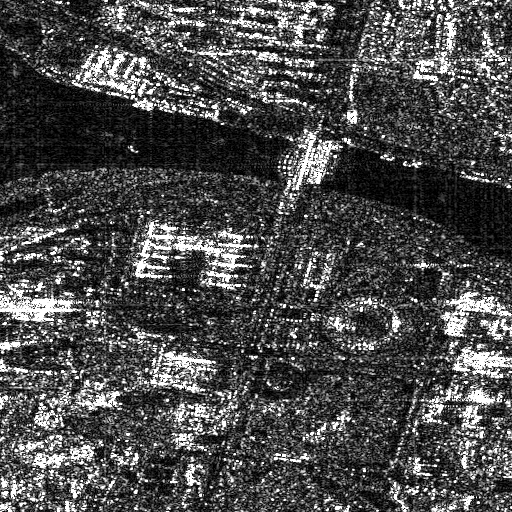
#> input picture data/tiff/1_patch_3584_0_512_hh_amp.tiff, 512 x 512 px, found by its file name; its folder holds 4 pictures in this run
$ python diag_phase_decoding.py
#> lines starting #> are read from the running program, lines starting #| are printed output that depends on the picture
"""Phase decoding audit: the bundled uint8 `*_pha.tiff` files are FULL-RANGE
[0, 2*pi) SLC phase, not folded to [0, pi].

Sessions up to 2026-09-02 decoded the phase as `pha/255*pi` (a [0, pi] fold),
which correlates ~0.02 with the quadrant angle implied by |Re|,|Im| -- and led
to the conclusion that the phase is "inconsistent with the components" and can
only be used as a spatial map (doubled-angle 2*phi). That conclusion was an
artefact of the wrong scale factor.

Decoding phi = pha/255 * 2*pi reproduces the components at corr 0.996 and the
four phase quadrants are uniformly occupied (~25% each), i.e. the sign
information is present. The complex SLC is therefore recoverable as

    S = amp * exp(1j * phi)                      (convention: |Re| ~ |sin phi|,
                                                  |Im| ~ |cos phi|; the global
                                                  90-degree rotation is the same
                                                  for all four channels and
                                                  cancels in every coherence)

Run:  python scripts/experiments/diag_phase_decoding.py
"""
import os
import numpy as np
from PIL import Image

try:
    from scipy.ndimage import uniform_filter
except ImportError:                                        # pragma: no cover
    raise SystemExit("scipy is required for this diagnostic")

TIFF_DIR = os.environ.get("SSPM_TIFF_DIR", "data/tiff")
PREFIX = os.environ.get("SSPM_PREFIX", "1_patch_3584_0_512_")
POLS = ("hh", "hv", "vh", "vv")


def _read(pol, comp):
#> called with pol = 'hh', comp = 'amp'
    return np.array(Image.open(
        os.path.join(TIFF_DIR, f"{PREFIX}{pol}_{comp}.tiff"))).astype(np.float64)


def slc(pol):
    """Complex SLC recovered from the amplitude and the full-range phase."""
    return _read(pol, "amp") * np.exp(1j * _read(pol, "pha") / 255.0 * 2 * np.pi)


# [27 lines left out: functions align, coherence, enl, not called in this run]


def scale_test():
    """[0,pi] vs [0,2pi): which decoding matches the components?"""
    print("== 1. Decoding scale: corr(log|Im/Re|, log ratio implied by phi) ==")
    for pol in POLS:
        a, re, im, ph = (_read(pol, c) for c in ("amp", "real", "imgy", "pha"))
#> call 2 of _read, with pol = 'hh', comp = 'real'
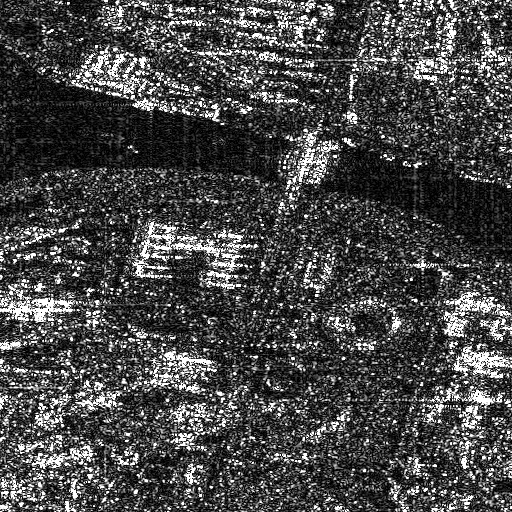
#> input picture data/tiff/1_patch_3584_0_512_hh_real.tiff, 512 x 512 px, found by its file name
#> call 3 of _read, with pol = 'hh', comp = 'imgy'
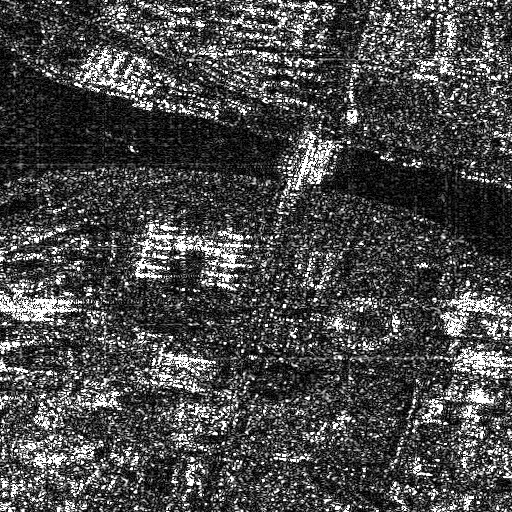
#> input picture data/tiff/1_patch_3584_0_512_hh_imgy.tiff, 512 x 512 px, found by its file name
#> call 4 of _read, with pol = 'hh', comp = 'pha'
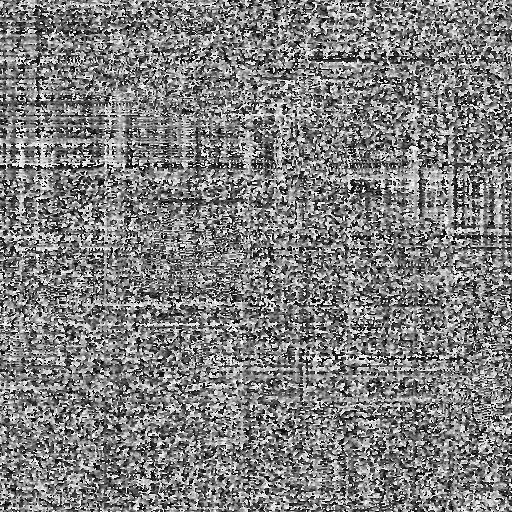
#> input picture data/tiff/1_patch_3584_0_512_hh_pha.tiff, 512 x 512 px, found by its file name
        ok = (a < 250) & (re > 2) & (im > 2) & (re < 250) & (im < 250) & (a > 10)
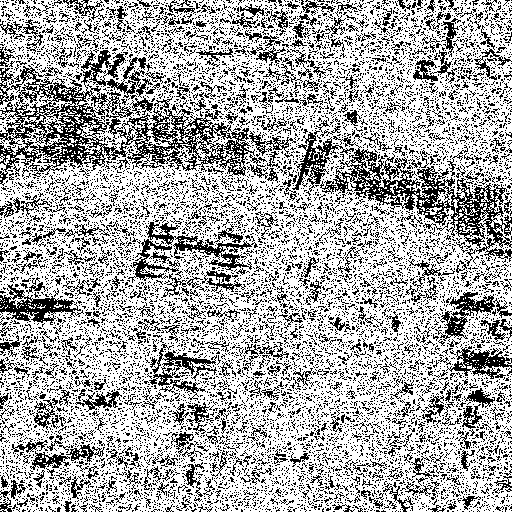
#> ok: shape (512, 512) bool; 67.5% white; black in thin lines or dots
        obs = np.log(im[ok] / re[ok])
        row = []
        for scale, name in ((np.pi, "[0,pi]"), (2 * np.pi, "[0,2pi)")):
            phi = ph / 255.0 * scale
            # convention: |Re| ~ |sin phi|, |Im| ~ |cos phi|
            r = np.abs(np.cos(phi) / np.maximum(np.abs(np.sin(phi)), 1e-9))[ok]
            good = np.isfinite(r) & (r > 0.05) & (r < 20) & np.isfinite(obs)
            row.append(f"{name}={np.corrcoef(obs[good], np.log(r[good]))[0, 1]:+.4f}")
#> after the loop, row = ['[0,pi]=+0.0088', '[0,2pi)=+0.9945']
        print(f"   {pol}: " + "   ".join(row))
#|    hh: [0,pi]=+0.0088   [0,2pi)=+0.9945


# [84 lines left out: functions quadrant_test, reconstruction_test, physics_test, payoff_test, snr_map_test, not called in this run]


if __name__ == "__main__":
#> (the run stopped early here; a loop or call above may not have finished)
